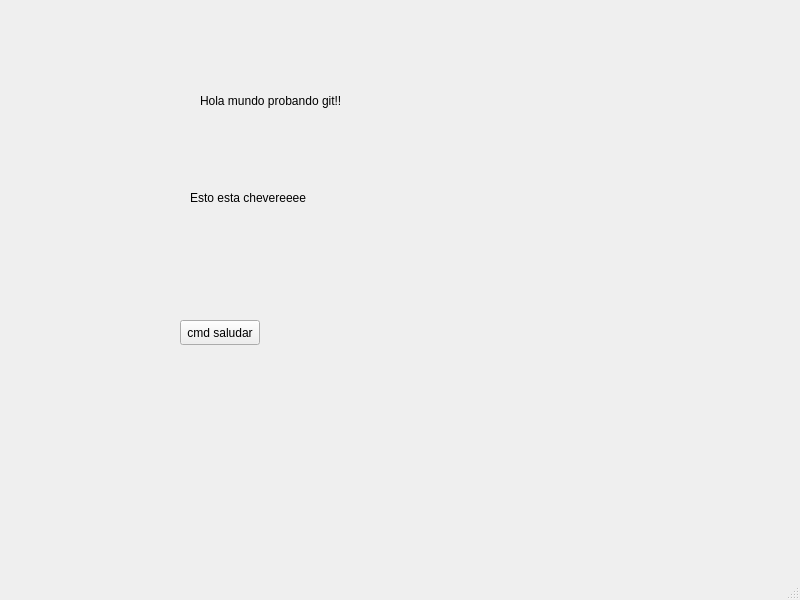
<?xml version="1.0" encoding="UTF-8"?>
<ui version="4.0">
 <class>Principal</class>
 <widget class="QMainWindow" name="Principal">
  <property name="geometry">
   <rect>
    <x>0</x>
    <y>0</y>
    <width>800</width>
    <height>600</height>
   </rect>
  </property>
  <property name="windowTitle">
   <string>Principal</string>
  </property>
  <widget class="QWidget" name="centralwidget">
   <widget class="QLabel" name="label">
    <property name="geometry">
     <rect>
      <x>200</x>
      <y>70</y>
      <width>291</width>
      <height>61</height>
     </rect>
    </property>
    <property name="text">
     <string>Hola mundo probando git!!</string>
    </property>
   </widget>
   <widget class="QLabel" name="outSaludo">
    <property name="geometry">
     <rect>
      <x>190</x>
      <y>190</y>
      <width>241</width>
      <height>16</height>
     </rect>
    </property>
    <property name="text">
     <string>Esto esta chevereeee</string>
    </property>
   </widget>
   <widget class="QPushButton" name="pushButton">
    <property name="geometry">
     <rect>
      <x>180</x>
      <y>320</y>
      <width>80</width>
      <height>25</height>
     </rect>
    </property>
    <property name="text">
     <string>cmd saludar</string>
    </property>
   </widget>
  </widget>
  <widget class="QMenuBar" name="menubar">
   <property name="geometry">
    <rect>
     <x>0</x>
     <y>0</y>
     <width>800</width>
     <height>25</height>
    </rect>
   </property>
  </widget>
  <widget class="QStatusBar" name="statusbar"/>
 </widget>
 <resources/>
 <connections/>
</ui>
